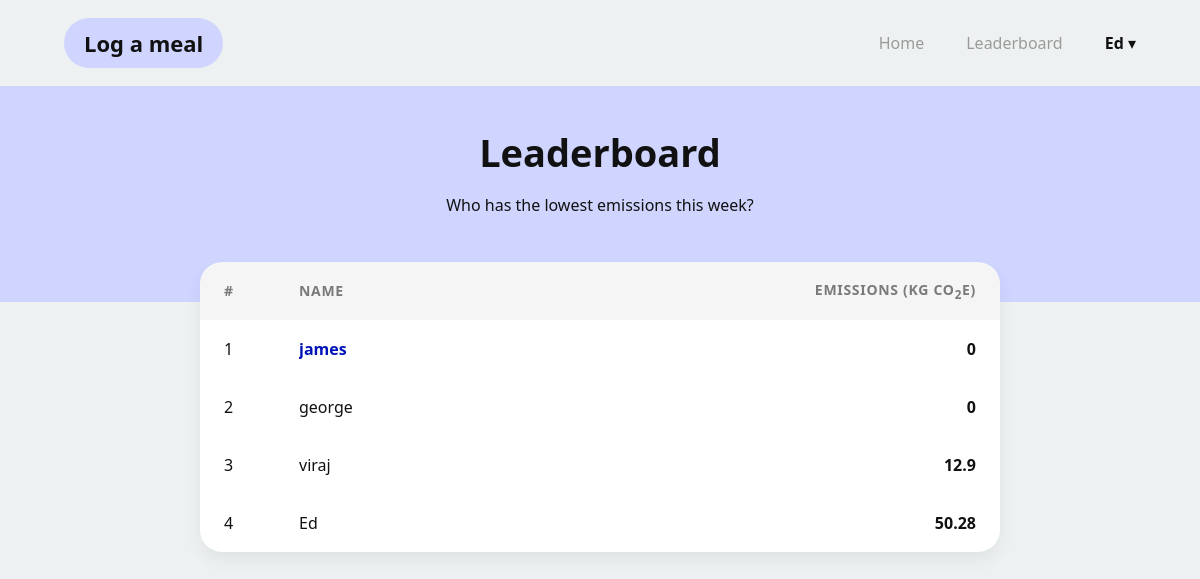
Page /leaderboard (signed in) on the earlier database version.
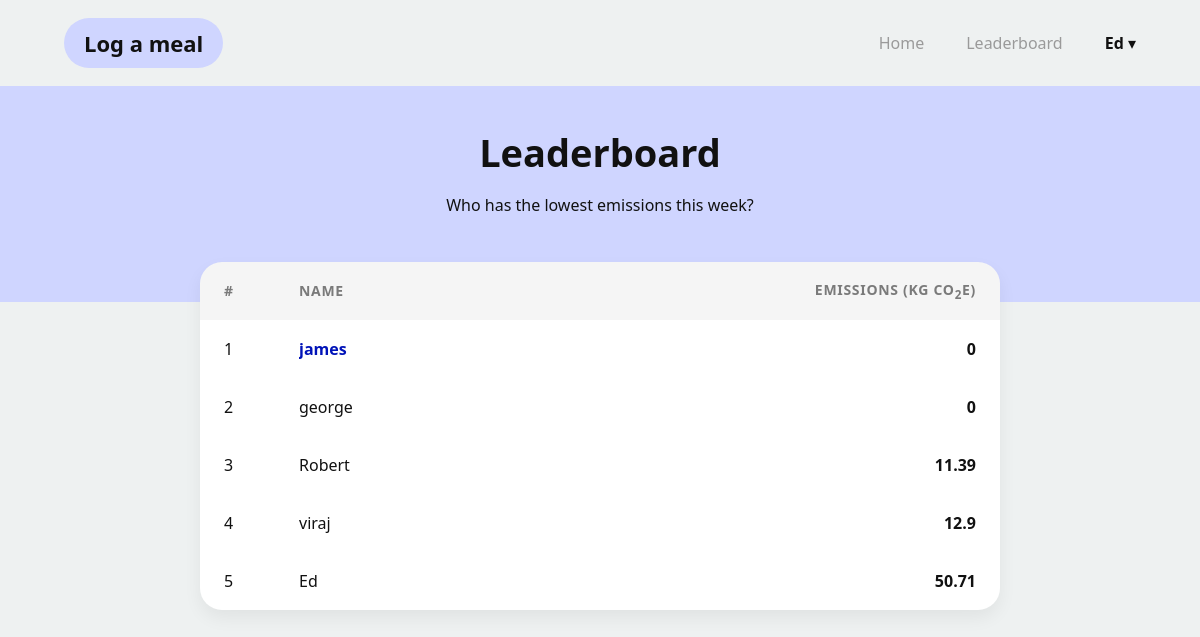
Same page on the later database version.
### app/models.py (models this page shows, shortened)
class User(db.Model, UserMixin):
    __tablename__ = 'users'
    id: so.Mapped[int] = so.mapped_column(primary_key=True)
    username: so.Mapped[str] = so.mapped_column(sa.String(63), index=True, unique=True)
    email: so.Mapped[str] = so.mapped_column(sa.String(119), index=True, unique=True)
    password_hash: so.Mapped[Optional[str]] = so.mapped_column(sa.String(255))
    weekly_score: so.Mapped[int] = so.mapped_column(sa.Integer, index=True, default=0)
    meals: so.Mapped[list['Meal']] = so.relationship(back_populates='user')

### app/routes.py (the view)
@app.route("/leaderboard")
@login_required
def leaderboard():
    seven_days_ago = datetime.now().date() - timedelta(days=7)
    all_users = User.query.all()
    leaderboard_list = []
    for user in all_users:
        rolling_total = sum(m.total_emissions for m in user.meals if m.date_added >= seven_days_ago)
        leaderboard_list.append((user.username, rolling_total))
    leaderboard_list.sort(key=lambda x: x[1])
    return render_template('LeaderboardPage.html', usernames=leaderboard_list)

### app/models.py (called while the page is built)
@login.user_loader
def load_user(id):
    return db.session.get(User, int(id))

### app/templates/LeaderboardPage.html (shortened to what this page needs)
{% extends "base.html" %}
{% block styles %}
<link rel="stylesheet" href="{{ url_for('static', filename='css/page_style.css') }}">
{% endblock %}
{% block content %}
<div class="dash">
    <div class="dash-hero">
        <h1 class="dash-title">Leaderboard</h1>
        <p class="dash-subtitle">Who has the lowest emissions this week?</p>
    </div>
    <div class="leaderboard">
        <div class="leaderboard-head">
            <div>#</div>
            <div>Name</div>
            <div>Emissions (kg CO<sub>2</sub>e)</div>
        </div>
        {% for username, score in usernames %}
        <div class="leaderboard-row">
            <div>{{ loop.index }}</div>
            <div class="{% if loop.first %}first-place{% endif %}">
                {{ username }}
            </div>
            <div>{{ score|round(2) }}</div>
        </div>
        {% endfor %}
    </div>
</div>
{% endblock %}

### app/templates/base.html (shortened to what this page needs)
<!DOCTYPE html>
<html lang="en">
<head>
    <link rel="stylesheet" href="{{ url_for('static', filename='css/style.css') }}">
    {% block styles %}{% endblock %}
</head>
<body>
<header class="nav">
    <div class="nav-inner">
        <div class="nav-brand">
            {% if current_user.is_authenticated %}
            <a href="{{ url_for('log_meal') }}">Log a meal</a>
            {% else %}
            <a href="#" class="nav-link--disabled">Log a meal</a>
            {% endif %}
        </div>
        <nav class="nav-links">
            <a href="{{ url_for('index') }}">Home</a>
            {% if current_user.is_authenticated %}
            <a href="{{ url_for('leaderboard') }}">Leaderboard</a>
            <div class="nav-user-dropdown">
                <button class="dropdown-trigger">
                    <strong>{{ current_user.username }}</strong> ▾
                </button>
            </div>
            {% else %}
            <a href="{{ url_for('login') }}">Login</a>
            <a href="{{ url_for('signup') }}" class="nav-cta">Sign Up</a>
            {% endif %}
        </nav>
    </div>
</header>
{% block content %}
{% endblock %}
</body>
</html>

Differences in the rows shown:
changed User "Ed": weekly_score "50.28" → "50.71"
added User: username "Robert", weekly_score "11.39"
